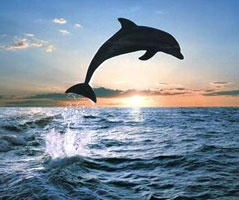
#> input picture image/dolphin.jpg, 239 x 200 px
$ python Energy.py
#> lines starting #> are read from the running program, lines starting #| are printed output that depends on the picture; after the words box and inside, x2 and y2 are one past the last pixel; in counts of white or black regions, pixels touching at a corner belong together
### CIELAB_color_space.py
import numpy as np
import math
from matplotlib import pyplot as plt
import cv2

def RGBtoLAB(img):
    """
    Turn RGB color space to CIELAB space.
    """
    img = img/255.0

    CIE_XYZ = [[0.412453, 0.357580, 0.180423],\
               [0.212671, 0.715160, 0.072169],\
               [0.019334, 0.119193, 0.950227]]

    imgR = img[:,:,0]
    imgG = img[:,:,1]
    imgB = img[:,:,2]

    img_XYZ = np.zeros( (img.shape[0], img.shape[1], 3) )

    for i in range(img.shape[0]):
        for j in range(img.shape[1]):
            R = imgR[i][j]
            G = imgG[i][j]
            B = imgB[i][j]
            img_XYZ[i][j] = np.dot(CIE_XYZ, [R,G,B])

    img_LAB = np.zeros( (img.shape[0], img.shape[1], 3) )

    for i in range(img.shape[0]):
        for j in range(img.shape[1]):
            X = img_XYZ[i][j][0]
            Y = img_XYZ[i][j][1]
            Z = img_XYZ[i][j][2]

            Xn = 0.9515
            Yn = 1.0
            Zn = 1.0886

            a = 500 * ( LAB_func(X/Xn) - LAB_func(Y/Yn) )
            b = 200 * ( LAB_func(Y/Yn) - LAB_func(Z/Zn) )
            L = L_func(Y, Yn)

            img_LAB[i][j] = [L, a, b]

    return img_LAB

def LAB_func(t):
    if t > 0.008856:
        t = math.pow(t, 1/3)
    else:
        t = 7.787 * t + (16/116)

    return t

def L_func(Y, Yn):
    if Y/Yn > 0.008856:
        L = 116 * math.pow(Y/Yn, 1/3) - 16
    else:
        L = 903.3 * (Y/Yn)

    return L

# [12 lines that do not run on import are left out]

### Energy.py
"""
Functions for drawing structure-detection maps and color-ranking maps.

Adjust parameters on line19-22 for code testing.

color_div : number of divisions to divide color space.
img_name : filename of input image.
do_blur : do gaussian-blurring on color-ranking maps.
do_gamma : do gamma-transform on structure-detection maps.
"""

import os
import numpy as np
from matplotlib import pyplot as plt
from scipy.ndimage import filters
import cv2
from collections import defaultdict

from CIELAB_color_space import RGBtoLAB

color_div = 52
img_name = 'dolphin.jpg'
do_blur = False
do_gamma = True


def rgbSobelEnergy(inputImage, colorType='RGB'):
    """Draw structure-detection map using Sobel-filtering.
    Parameters
    ----------
    inputImage : input image.
    colorType : set to 'LAB' if inputImage is in LAB color space. Defaults to 'RGB'.

    Returns
    -------
    result : structure-detection map using Sobel-filtering.
    """
    img = np.array(inputImage)

    if colorType == 'LAB':
        img = RGBtoLAB(img)

    imR = img[:, :, 0]
    imG = img[:, :, 1]
    imB = img[:, :, 2]

    Rx = np.zeros (imR.shape)
    Gx = np.zeros (imG.shape)
    Bx = np.zeros (imB.shape)

    Ry = np.zeros (imR.shape)
    Gy = np.zeros (imG.shape)
    By = np.zeros (imB.shape)

    # 1 for horizontal derivative
    filters.sobel(imG, 1, Gx)
    filters.sobel(imR, 1, Rx)
    filters.sobel(imB, 1, Bx)

    imx = np.zeros (imB.shape)
    imx = Rx + Gx + Bx
    imx *= 255.0 / np.max(imx)


    # 0 for vertical derivative
    filters.sobel(imR, 0, Ry)
    filters.sobel(imG, 0, Gy)
    filters.sobel(imB, 0, By)

    imy = np.zeros (imB.shape)
    imy = Ry + Gy + By
    imy *= 255.0 / np.max(imy)

    # combine imx and imy
    result = np.hypot(imx, imy)  # magnitude
    result *= 255.0 / np.max(result) # normalize

    # uncomment to plot sobel proccess
    # plotProcess(imx, imy, result)

    return result


def labSobelEnergy(inputImage):
    """Draw structure-detection map using Euclidean distance.
    Parameters
    ----------
    inputImage : input image.

    Returns
    -------
    result : structure-detection map using Euclidean distance.
    """
    img = np.array(inputImage)
    img = RGBtoLAB(img)
    width, height, _ = img.shape

    EUx = np.zeros([width, height])
    EUy = np.zeros([width, height])
    result = np.zeros([width, height])

    for i in range(width-2):
        for j in range(height-2):
            EUx[i, j] = np.linalg.norm(img[i, j+1] - img[i, j])
            EUy[i, j] = np.linalg.norm(img[i+1, j] - img[i, j])

    result = EUx + EUy
    result *= 255.0 / np.max(result)

    # keep value higer than mean, (denoise)
    mask = result > np.mean(np.unique(result))
    result = result * mask

    return result


def RGBcolorClassify(img, div):
    """
    Parameters
    ----------
    img : input image, 3 tunnels in RGB color space.
    div : number of divisions to be divided.

    Returns
    -------
    color_dict : dict
        Key has 3 digits, representing R,G,B value respectively.
        Digits range from 0 ~ int(255/div).
        Value is the number of pixels of the division.

    color_importance : dict
        color_dict with order.
    """

    # Classify
    color_freq = defaultdict(int) # 0,1,2,3,4,5

    for i in range(img.shape[0]):
        for j in range(img.shape[1]):

            val_R = int(img[i][j][2] / div)
            val_G = int(img[i][j][1] / div)
            val_B = int(img[i][j][0] / div)
            class_num = str(val_R) + str(val_G) + str(val_B)

            color_freq[class_num] += 1


    # Importance
    total_pixel = sum(color_freq.values())

    importance = [ [k, v/total_pixel] for k,v in color_freq.items() ]

    importance.sort(key = lambda x: x[1])
    keys = [ e[0] for e in importance ]
    values = [ e[1] for e in importance ]

    importance = [ [keys[i], len(keys)-i] for i in range(len(keys)) ]

    num = 255/importance[0][1]
    for i, _ in enumerate(importance):
        importance[i][1] = importance[i][1] * num

    color_importance = defaultdict(int)
    for ele in importance:
        color_importance[ele[0]] = ele[1]

    return color_freq, color_importance


def RGBcolorEnergy(img, div, do_blur):
    """Obtain color-ranking map based on RGB color space.
    Parameters
    ----------
    img : original image.
    div : number of divisions to be divided.
    do_blur (bool) : conduct gaussian-filtering on output map.

    Returns
    -------
    blur_img : color-ranking map with gaussian-filtering.
    or
    img_new : color-ranking map without gaussian-filtering.
    """
    _, color_importance = RGBcolorClassify(img, div)

    img_new = np.zeros((img.shape[0], img.shape[1]))
    for i in range(img.shape[0]):
        for j in range(img.shape[1]):

            # 可以跟 colorClassify 合併加速
            val_R = int(img[i][j][2] / div)
            val_G = int(img[i][j][1] / div)
            val_B = int(img[i][j][0] / div)
            class_num = str(val_R) + str(val_G) + str(val_B)

            img_new[i][j] = color_importance[class_num]

    blur_img = filters.gaussian_filter(img_new, sigma=1)

    if do_blur == True:
        return blur_img
    else:
        return img_new


def LABcolorClassify(img, div):
    """Divide LAB color space and give rankings to each division.
    Parameters
    ----------
    img : input image, 3d in LAB color space.
    div : number of divisions to be divided.

    Returns
    -------
    color_dict : dict
        Key has 3 digits, representing L,a,b value respectively.
        Divide L into 10 slots, calculated by floor(value/10) (L range 0~100).
        Divide a into 5 slots, calculated by floor(value+128/51) (L range -128~127).
        Divide b into 5 slots, calculated by floor(value+128/51) (L range -128~127).
        value is the number of pixels of the color class.

    color_importance : dict
        color_dict with order.
    """

    # Classify
    color_freq = defaultdict(int) # 0,1,2,3,4,5

    for i in range(img.shape[0]):
        for j in range(img.shape[1]):

            val_L = int(img[i][j][0] / 25)
            val_a = int(img[i][j][1]+128 / div)
            val_b = int(img[i][j][2]+128 / div)
            class_num = str(val_L) + str(val_a) + str(val_b)

            color_freq[class_num] += 1

    total_pixel = sum(color_freq.values())

    importance = [ [k, v/total_pixel] for k,v in color_freq.items() ]

    importance.sort(key = lambda x: x[1])
    keys = [ e[0] for e in importance ]
    values = [ e[1] for e in importance ]

    importance = [ [keys[i], len(keys)-i] for i in range(len(keys)) ]

    num = 255/importance[0][1]
    for i, _ in enumerate(importance):
        importance[i][1] = importance[i][1] * num

    color_importance = defaultdict(int)
    for ele in importance:
        color_importance[ele[0]] = ele[1]

    return color_freq, color_importance


def LABcolorEnergy(img, div, do_blur):
    """Obtain color-ranking map based on LAB color space.
    Parameters
    ----------
    img : original image.
    div : number of divisions to be divided.
    do_blur (bool) : conduct gaussian-filtering on output map.

    Returns
    -------
    blur_img : color-ranking map with gaussian-filtering.
    or
    img_new : color-ranking map without gaussian-filtering.
    """

    LABimg = RGBtoLAB(img)
    _, color_importance = LABcolorClassify(LABimg, div)

    img_new = np.zeros((img.shape[0], img.shape[1]))
    for i in range(img.shape[0]):
        for j in range(img.shape[1]):

            # 可以跟 LABcolorClassify 合併加速
            val_L = int(LABimg[i][j][0] / 25)
            val_a = int(LABimg[i][j][1]+128 / div)
            val_b = int(LABimg[i][j][2]+128 / div)
            class_num = str(val_L) + str(val_a) + str(val_b)

            img_new[i][j] = color_importance[class_num]

    blur_img = filters.gaussian_filter(img_new, sigma=1)

    if do_blur == True:
        return blur_img
    else:
        return img_new


def combineEnergy(edge_Eng, color_Eng, do_gamma):
    """Combine structure-detection map and color-ranking map
    Parameters
    ----------
    edge_Eng : structure-detection map.
    color_Eng : color-ranking map.
    do_gamma (bool) : conduct gamma transformation on structure-detection map.

    Returns
    -------
    combine_Eng : combined map.
    """

    if do_gamma == True:
        gamma = 0.4
        gamma_trans = np.array(255*(edge_Eng / 255) ** gamma, dtype = 'uint8')
        combine_Eng = gamma_trans + color_Eng
    else:
        combine_Eng = edge_Eng + color_Eng

    max_val = np.max(combine_Eng)
    combine_Eng = combine_Eng * (255/max_val)

    return combine_Eng


if __name__ == "__main__":

    resultDir = img_name[:-4]+'_result/'
    if not os.path.exists(resultDir):
        os.mkdir(resultDir)

    img = cv2.imread('./image/'+img_name)
#> img is the input picture: shape (200, 239, 3); mean B, G, R 157.2, 142.6, 126.6

    plt.figure()
    # plt.subplot(231)
    plt.title("RGB sobel")
    RGBsobel_Eng = rgbSobelEnergy(img, 'RGB')
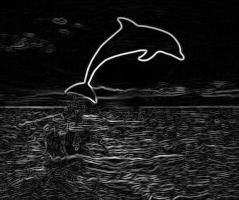
#> RGBsobel_Eng: shape (200, 239) float64; min 0, max 255, mean 26.2
    plt.imshow(RGBsobel_Eng, cmap="gray")
    cv2.imwrite(resultDir+'RGBsobel_Eng.jpg', RGBsobel_Eng)

    plt.figure()
    # plt.subplot(232)
    plt.title("RGB color")
    RGBcolor_Eng = RGBcolorEnergy(img, color_div, do_blur)
#> after the loop in RGBcolorClassify, `for i in range(img.shape[0]):`: color_freq = 37 items
#> in RGBcolorClassify, `total_pixel = sum(color_freq.values())`: total_pixel = 47800
#> in RGBcolorClassify, `importance = [ [k, v/total_pixel] for k,v in color_freq.items() ]`: importance = 37 items, first 6: ['123', 0.057], ['223', 0.0812], ['224', 0.00209], ['124', 0.000146], ['234', 0.0558], ['233', 0.0896]
#> in RGBcolorClassify, `keys = [ e[0] for e in importance ]`: keys = 37 items, first 6: '323', '110', '311', '100', '421', '124'
#> in RGBcolorClassify, `values = [ e[1] for e in importance ]`: values = 37 values from 4.18e-05 to 0.0896
#> in RGBcolorClassify, `importance = [ [keys[i], len(keys)-i] for i in range(len(keys)) ]`: importance = 37 items, first 6: ['323', 37], ['110', 36], ['311', 35], ['100', 34], ['421', 33], ['124', 32]
#> in RGBcolorClassify, `num = 255/importance[0][1]`: num = 6.89
#> the loop in RGBcolorClassify, `for i, _ in enumerate(importance):` made 37 passes
#> after the loop in RGBcolorClassify, `for i, _ in enumerate(importance):`: importance = 37 items, first 6: ['323', 255], ['110', 248.1], ['311', 241.2], ['100', 234.3], ['421', 227.4], ['124', 220.5]
#> the loop in RGBcolorClassify, `for ele in importance:` made 37 passes
#> ele on passes 1 to 12: ['323', 255], ['110', 248.1], ['311', 241.2], ['100', 234.3], ['421', 227.4], ['124', 220.5], ['010', 213.6], ['343', 206.8], ['232', 199.9], ['434', 193], ['422', 186.1], ['121', 179.2]
#> after the loop in RGBcolorClassify, `for ele in importance:`: color_importance = 37 items
#> after the loop in RGBcolorEnergy, `for i in range(img.shape[0]):`:
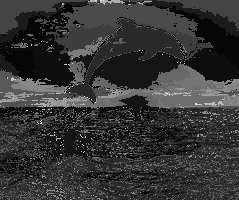
#> img_new: shape (200, 239) float64; min 6.89, max 255, mean 53.7
    plt.imshow(RGBcolor_Eng, cmap="gray")
    cv2.imwrite(resultDir+'RGBcolor_Eng_'+ str(color_div) +'.jpg', RGBcolor_Eng)

    plt.figure()
    # plt.subplot(233)
    plt.title("RGB sobel + color")
    combine_Eng = combineEnergy(RGBsobel_Eng, RGBcolor_Eng, do_gamma)
#> in combineEnergy, `max_val = np.max(combine_Eng)`: max_val = 467.1
    plt.imshow(combine_Eng, cmap="gray")
    cv2.imwrite(resultDir+'RGBcombine_Eng_'+ str(color_div) +'.jpg', combine_Eng)

    plt.figure()
    # plt.subplot(234)
    plt.title("LAB sobel")
    LABsobel_Eng = labSobelEnergy(img)
#> after the loop in RGBtoLAB, `for i in range(img.shape[0]):`:
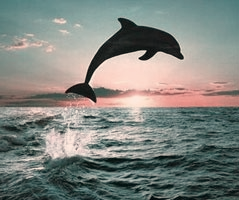
#> img_XYZ: shape (200, 239, 3) float64; mean B, G, R 0.544, 0.567, 0.55; drawn with min black and max white
#> after the loop in RGBtoLAB, `for i in range(img.shape[0]):`:
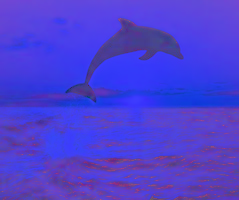
#> img_LAB: shape (200, 239, 3) float64; mean B, G, R 77.7, 1.1, 8.5; drawn with min black and max white
#> in labSobelEnergy, `mask = result > np.mean(np.unique(result))`:
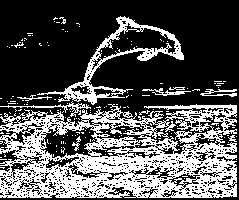
#> mask: shape (200, 239) bool; 33.2% white; 176 white regions (164 under 20 px), largest, box (x1, y1, x2, y2) and area: (0, 104, 237, 198) 12832, (37, 16, 184, 105) 1885, (0, 101, 91, 117) 231
    plt.imshow(LABsobel_Eng, cmap="gray")
    cv2.imwrite(resultDir+'LABsobel_Eng.jpg', LABsobel_Eng)

    plt.figure()
    # plt.subplot(235)
    plt.title("LAB color")
    LABcolor_Eng = LABcolorEnergy(img, color_div, do_blur)
#> the loop in LABcolorClassify, `for ele in importance:` made 1567 passes
#> ele on passes 1 to 3: ['31022', 255], ['1748', 254.8], ['1639', 254.7]
#> after the loop in LABcolorEnergy, `for i in range(img.shape[0]):`:
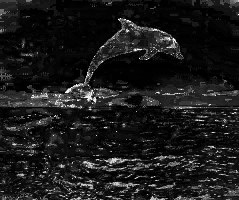
#> img_new: shape (200, 239) float64; min 0.163, max 255, mean 27.2
    plt.imshow(LABcolor_Eng, cmap="gray")
    cv2.imwrite(resultDir+'LABcolor_Eng_'+str(color_div)+'.jpg', LABcolor_Eng)

    plt.figure()
    # plt.subplot(236)
    plt.title("LAB sobel + color")
    LABcombine_Eng = combineEnergy(LABsobel_Eng, LABcolor_Eng, do_gamma)
    plt.imshow(LABcombine_Eng, cmap="gray")
    cv2.imwrite(resultDir+'LABcombine_Eng_'+str(color_div)+'.jpg', LABcombine_Eng)
    plt.show()

    #==============euclidean distance=========

    plt.figure()
    plt.title("RGB sobel + LAB color")
    RGBsobel_Eng = rgbSobelEnergy(img, 'RGB')
    LABcolor_Eng = LABcolorEnergy(img, color_div, do_blur)
#> the loop in LABcolorClassify (call 2), `for ele in importance:` made 1567 passes
    combine_Eng = combineEnergy(RGBsobel_Eng, LABcolor_Eng, do_gamma)
#> call 3 of combineEnergy, with do_gamma = True
#> in combineEnergy (call 3), `combine_Eng = gamma_trans + color_Eng`:
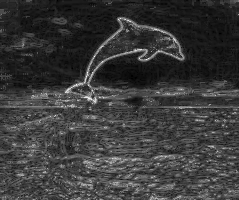
#> combine_Eng: shape (200, 239) float64; min 0.163, max 493, mean 112.9; drawn with min black and max white
    plt.imshow(combine_Eng, cmap="gray")
    cv2.imwrite(resultDir+'combine_Eng_'+str(color_div)+'.jpg', combine_Eng)
    plt.show()
